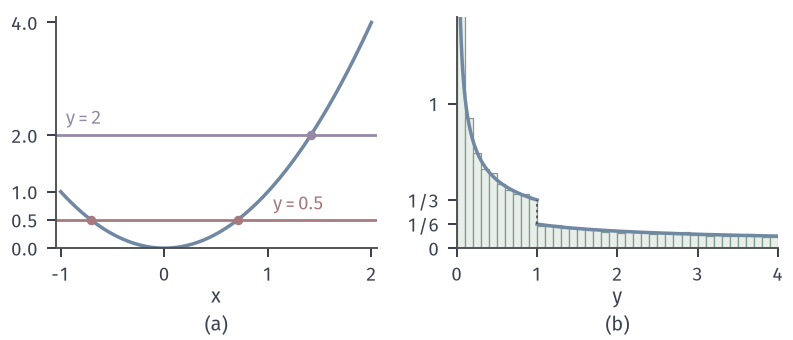

Write the Python code that produced this figure.
from pathlib import Path
import sys
HERE = Path(__file__).resolve().parent
sys.path.insert(0, str(HERE.parent/"rvt-common"))
from rvt_fig import *
# X ~ Unif(-1,2), Y=X^2: two branches on (0,1), one on (1,4). Seed 11, 20000 samples.
fig, axes = figure(width_mm=112, height_mm=48, ncols=2)
panel(fig, left=.07, right=.98, bottom=.27, top=.95, wspace=.25)
ax = axes[0]; x = np.linspace(-1, 2, 400)
ax.plot(x, x**2, color=BLUE, lw=1.4); ax.axhline(.5, color=RED, lw=1.1); ax.axhline(2, color=PURPLE, lw=1.1)
r = np.sqrt(.5)
for e in (-r, r): dot(ax, e, .5, RED, ms=3.8)
dot(ax, np.sqrt(2), 2, PURPLE, ms=3.8)
ax.set_xlim(-1.05, 2.05); ax.set_ylim(0, 4.1); ax.set_xticks([-1, 0, 1, 2]); ax.set_yticks([0, .5, 1, 2, 4]); axlab(ax, '$x$')
lab(ax, 1.05, .6, '$y=0.5$', RED, va='bottom'); lab(ax, -.95, 2.12, '$y=2$', PURPLE, va='bottom')
ax = axes[1]; rng = np.random.default_rng(11); s = rng.uniform(-1, 2, 20000)**2
hist(ax, s, 40, (0, 4))
y1 = np.linspace(.02, 1, 200); y2 = np.linspace(1, 4, 200)
ax.plot(y1, 1/(3*np.sqrt(y1)), color=BLUE, lw=1.4); ax.plot(y2, 1/(6*np.sqrt(y2)), color=BLUE, lw=1.4)
ax.plot([1, 1], [1/6, 1/3], color=STROKE, lw=.7, ls=DOT)
ax.set_xlim(0, 4); ax.set_ylim(0, 1.6); ax.set_xticks([0, 1, 2, 3, 4]); ax.set_yticks([0, 1/6, 1/3, 1]); ax.set_yticklabels(['0', '1/6', '1/3', '1']); axlab(ax, '$y$')
tags(fig, axes)
save(fig, HERE, 'figure', {'seed': 11, 'P(Y<1) sim': float(np.mean(s < 1)), 'exact': 2/3})
